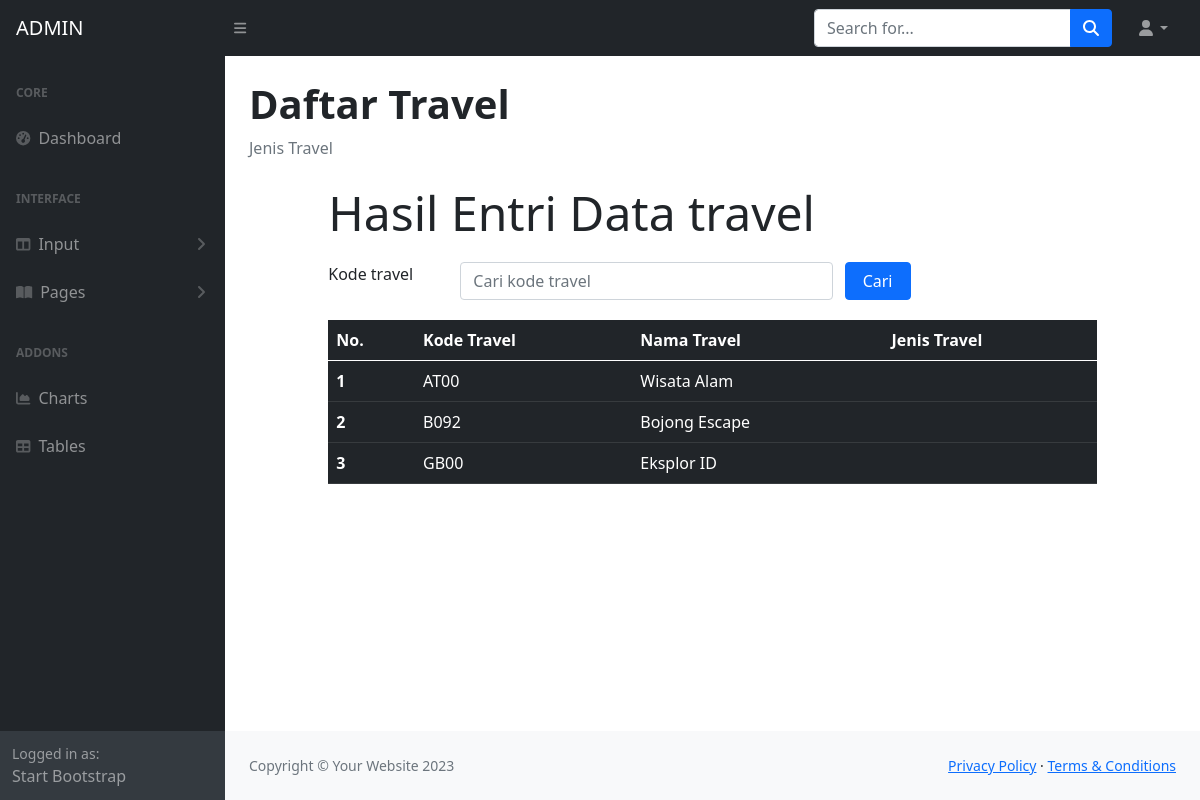
/ADMIN/d-daftartravel.php, run on the app's committed database.
### tables this page shows
CREATE TABLE `travel` (
  `travelKODE` char(4) NOT NULL,
  `travelNAMA` char(120) NOT NULL,
  `travelFILE` char(120) NOT NULL,
  `tempatNAMA` char(225) NOT NULL
);

### ADMIN/daftartravel.php (the view, shortened to what this page needs)
<!doctype html>
<html>
<?php
    include 'include/config.php';
?>
<head>
    <link rel="stylesheet" type="text/css" href="css/bootstrap.min.css">
    <link rel="stylesheet" type="text/css" href="https://cdnjs.cloudflare.com/ajax/libs/select2/4.0.13/css/select2.min.css">
    <link rel="stylesheet" href="https://cdn.jsdelivr.net/npm/bootstrap-icons@1.10.2/font/bootstrap-icons.css">
</head>
<body>
    <div class="row">
        <div class="col-sm-1"> </div>
        <div class="col-sm-10">
            <h2 class=display-5> Hasil Entri Data travel</h2>
            <form method = "POST">
                <div class = "formgroup row mb-2" style="margin-top: 20px;">
                    <label for = "search" class = "col-sm-2">Kode travel</label>
                    <div class = "col-sm-6">
                        <input type ="text" name ="search" class = "form-control" id = "search" value = "<?php if
                        (isset($_POST["search"])) {echo $_POST ["search"];}?>"    placeholder = "Cari kode travel">
                    </div>
                    <input type ="submit" name = "kirim" value = "Cari" class = "col-sm-1 btn btn-primary">
                </div>
            </form>
            <table class="table table-hover table-dark" style="margin-top: 20px;">
            <thead>
    <tr>
      <th scope="col">No.</th>
      <th scope="col">Kode Travel</th>
      <th scope="col">Nama Travel</th>
      <th scope="col">Jenis Travel</th>
    </tr>
  </thead>
                <tbody>
                    <?php
                        if (isset ($_POST["kirim"])){
                            $search = $_POST["search"];
                            $query = mysqli_query($connection, "select travel.* from travel where kategoriKODE like '%".$search."%' ");
                        }
                        else {
                            $query = mysqli_query($connection, "select travel.* from travel");
                        }
                        $nomor = 1;
                        while($row = mysqli_fetch_array($query)) {
                    ?>
<tr>
      <th><?php echo $nomor;?></th>
      <td><?php echo $row['travelKODE'];?></td>
      <td><?php echo $row['travelNAMA'];?></td>
      <td><?php echo $row['travelJENIS'];?></td>
                    </tr>
                    <?php $nomor = $nomor + 1; ?>
                    <?php
                        }
                    ?>
                </tbody>
            </table>
        </div>
    </div>
</body>
</html>

### data on the page
travel: travelKODE "AT00", travelNAMA "Wisata Alam"
travel: travelKODE "B092", travelNAMA "Bojong Escape"
travel: travelKODE "GB00", travelNAMA "Eksplor ID"
